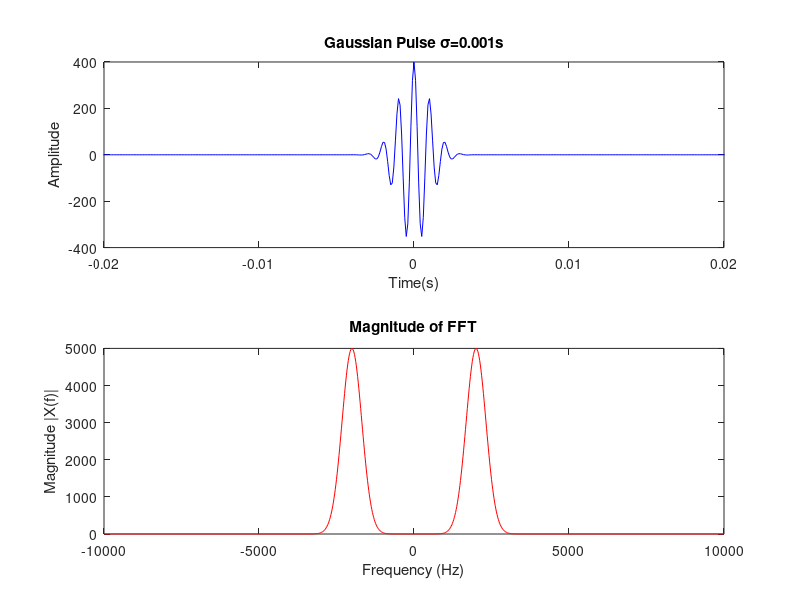

Here is the MATLAB script that generated this plot:
clear all
FWHM = 10;
row = FWHM/(2*sqrt(2*2*log(2)));
begin = 1430;
stop = 1450;
center = (stop+begin)/2;
for i = begin:stop
wavelength(i-begin+1)=i;
fun(i-begin+1)=exp(-(i-center)^2/(2*row*row));
end
plot(wavelength,fun)
%%

dt=.0001;
fs=1/dt; %sampling frequency
fn=fs/2;
n=1000;
t=dt*(-n/2:n/2); %time base

sigma=0.001;
variance=sigma^2;

f0 = 1000;
xt=cos(2*pi*t*f0) .* (exp(-t.^2/(2*variance)))/sqrt(2*pi*variance);
subplot(2,1,1); plot(t,xt,'b'); 
title(['Gaussian Pulse \sigma=', num2str(sigma),'s']);
xlabel('Time(s)'); ylabel('Amplitude');
axis([-0.02 0.02 -400 400]);

xf = fftshift(fft(xt));
f = fs*(-n/2:n/2)/(n/2); %Frequency Vector
subplot(2,1,2); plot(f,abs(xf),'r'); title('Magnitude of FFT');      
xlabel('Frequency (Hz)'); ylabel('Magnitude |X(f)|');